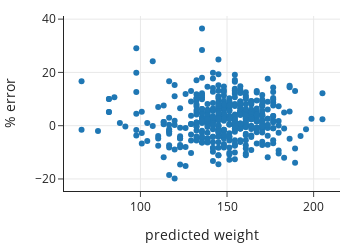

The notebook cell saved with this chart:
### Markdown cell above
Let's see how this simple model does.
We'll use the model to predict the donkey weights on our training set,
then look at the residual plot.
The plot below shows the model error as a percentage of the predicted value.

### Code cell
predicted = X @ theta_hat
resids = 100 * (y - predicted) / predicted

resid = pd.DataFrame({'predicted weight': predicted, '% error': resids})
px.scatter(resid, x='predicted weight', y='% error',
           width=350, height=250)

### Figure 1 — Plotly figure (JSON) as saved in the notebook; plotly's stock layout.template omitted (floating-point values rounded to 4 significant figures; data arrays with more than 128 entries replaced by an {"elided": "..."} marker saying what was removed)
{"data": [{"hovertemplate": "predicted weight=%{x}<br>% error=%{y}<extra></extra>", "legendgroup": "", "marker": {"color": "#1F77B4", "symbol": "circle"}, "mode": "markers", "name": "", "orientation": "v", "showlegend": false, "type": "scatter", "x": {"elided": "433 float values"}, "xaxis": "x", "y": {"elided": "433 float values"}, "yaxis": "y"}], "layout": {"height": 250, "legend": {"tracegroupgap": 0}, "width": 350, "xaxis": {"anchor": "y", "autorange": true, "domain": [0, 1], "range": [55.87, 215.2], "title": {"text": "predicted weight"}, "type": "linear"}, "yaxis": {"anchor": "x", "autorange": true, "domain": [0, 1], "range": [-24.52, 41.18], "title": {"text": "% error"}, "type": "linear"}}}
